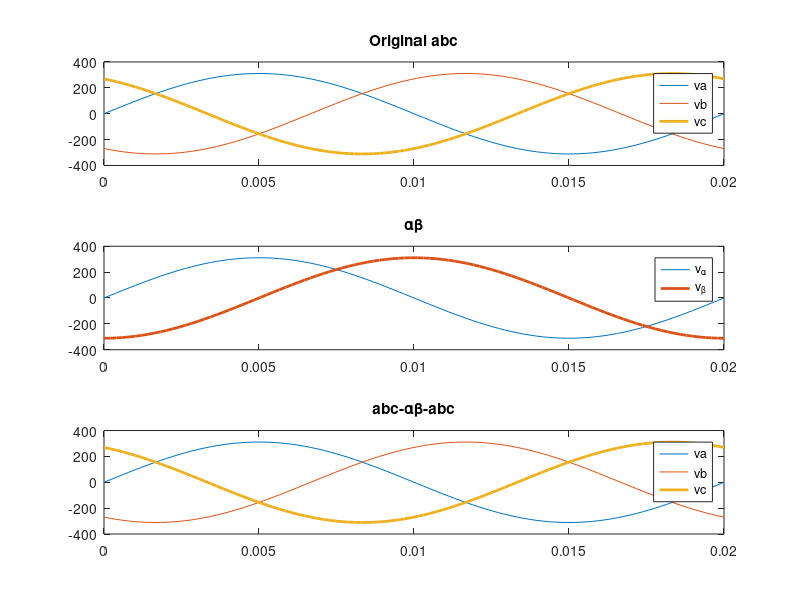

Write the MATLAB code that produced this figure.
t = linspace(0, 0.02, 100);
va = 220*1.414*sin(2*pi*50*t);
vb = 220*1.414*sin(2*pi*50*t-2*pi/3);
vc = 220*1.414*sin(2*pi*50*t-4*pi/3);
v_alpha = 2/3*(1*va - 0.5*vb - 0.5*vc);
v_beta = 2/3*(sqrt(3)/2*vb - sqrt(3)/2*vc);
v_zero = 2/3*(0.5*va + 0.5*vb + 0.5*vc);
va1 = v_alpha + v_zero;
vb1 = -0.5*v_alpha + sqrt(3)/2*v_beta + v_zero;
vc1 = -0.5*v_alpha - sqrt(3)/2*v_beta + v_zero;
subplot(3,1,1);
plot(t, va, t, vb, t, vc, 'LineWidth', 2);
legend('va', 'vb', 'vc');
title('Original abc');
subplot(3,1,2);
plot(t, v_alpha, t, v_beta, 'LineWidth', 2);
legend('v_\alpha', 'v_\beta');
title('\alpha\beta');
subplot(3,1,3);
plot(t, va1, t, vb1, t, vc1, 'LineWidth', 2);
legend('va', 'vb', 'vc');
title('abc-\alpha\beta-abc');

